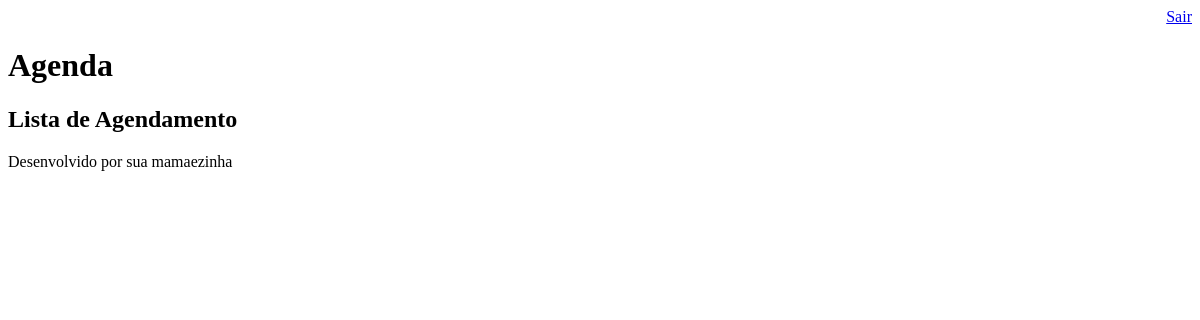
Page /agenda/ (signed in) on the earlier database version.
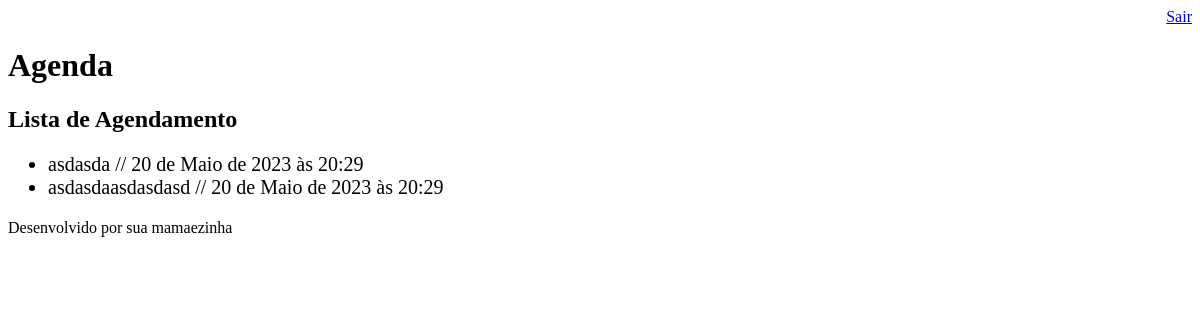
Same page on the later database version.
### app_hellodjango/models.py (models this page shows, shortened)
class evento(models.Model):
    titulo = models.CharField(max_length=100)
    descricao = models.TextField(blank=True,null=True)
    data_evento = models.DateTimeField(verbose_name= 'Data do Evento')
    data_criacao = models.DateTimeField(auto_now=True)
    usuario = models.ForeignKey(User,on_delete=models.CASCADE)
    class Meta:
        db_table = 'evento'

### app_hellodjango/views.py (the view)
# urls.py: path('agenda/', views.lista_eventos),
@login_required(login_url='/login/')
def lista_eventos(request):
    usuario = request.user
    Evento = evento.objects.filter(usuario=usuario)    #filter(usuario=usuario)
    response = {'eventos': Evento}
    return render(request, 'agenda.html',response)

### templates/agenda.html
{% extends "model-page.html" %}
{% block content %}
    <h2>Lista de Agendamento</h2>
    <ul style="font-size: 20px;">
        {% for evento in eventos %}
    <li>{{evento.titulo}} // {{evento.data_criacao}}</li>
        {% endfor %}
    </ul>
{% endblock %}

Differences in the rows shown:
added evento: titulo "asdasda", data_criacao "20 de Maio de 2023 às 20:29"
added evento: titulo "asdasdaasdasdasd", data_criacao "20 de Maio de 2023 às 20:29"
